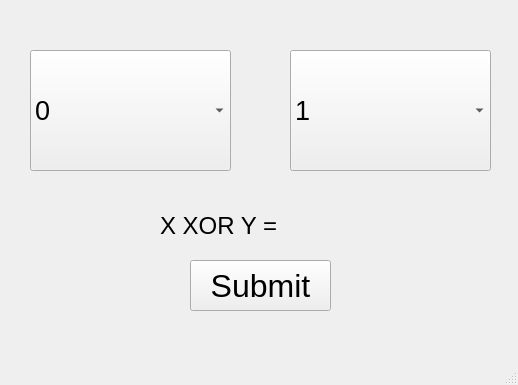
<?xml version="1.0" encoding="UTF-8"?>
<ui version="4.0">
 <class>MainWindow</class>
 <widget class="QMainWindow" name="MainWindow">
  <property name="geometry">
   <rect>
    <x>0</x>
    <y>0</y>
    <width>518</width>
    <height>385</height>
   </rect>
  </property>
  <property name="windowTitle">
   <string>MainWindow</string>
  </property>
  <widget class="QWidget" name="centralwidget">
   <widget class="QComboBox" name="comboX">
    <property name="geometry">
     <rect>
      <x>30</x>
      <y>50</y>
      <width>201</width>
      <height>121</height>
     </rect>
    </property>
    <property name="font">
     <font>
      <pointsize>20</pointsize>
     </font>
    </property>
    <item>
     <property name="text">
      <string>0</string>
     </property>
    </item>
    <item>
     <property name="text">
      <string>1</string>
     </property>
    </item>
   </widget>
   <widget class="QComboBox" name="comboY">
    <property name="geometry">
     <rect>
      <x>290</x>
      <y>50</y>
      <width>201</width>
      <height>121</height>
     </rect>
    </property>
    <property name="font">
     <font>
      <pointsize>20</pointsize>
     </font>
    </property>
    <item>
     <property name="text">
      <string>1</string>
     </property>
    </item>
    <item>
     <property name="text">
      <string>0</string>
     </property>
    </item>
   </widget>
   <widget class="QPushButton" name="submit">
    <property name="geometry">
     <rect>
      <x>190</x>
      <y>260</y>
      <width>141</width>
      <height>51</height>
     </rect>
    </property>
    <property name="font">
     <font>
      <pointsize>24</pointsize>
     </font>
    </property>
    <property name="text">
     <string>Submit</string>
    </property>
   </widget>
   <widget class="QLabel" name="label">
    <property name="geometry">
     <rect>
      <x>160</x>
      <y>200</y>
      <width>211</width>
      <height>51</height>
     </rect>
    </property>
    <property name="font">
     <font>
      <pointsize>18</pointsize>
     </font>
    </property>
    <property name="text">
     <string>X XOR Y = </string>
    </property>
   </widget>
  </widget>
  <widget class="QMenuBar" name="menubar">
   <property name="geometry">
    <rect>
     <x>0</x>
     <y>0</y>
     <width>518</width>
     <height>21</height>
    </rect>
   </property>
  </widget>
  <widget class="QStatusBar" name="statusbar"/>
 </widget>
 <resources/>
 <connections/>
</ui>
